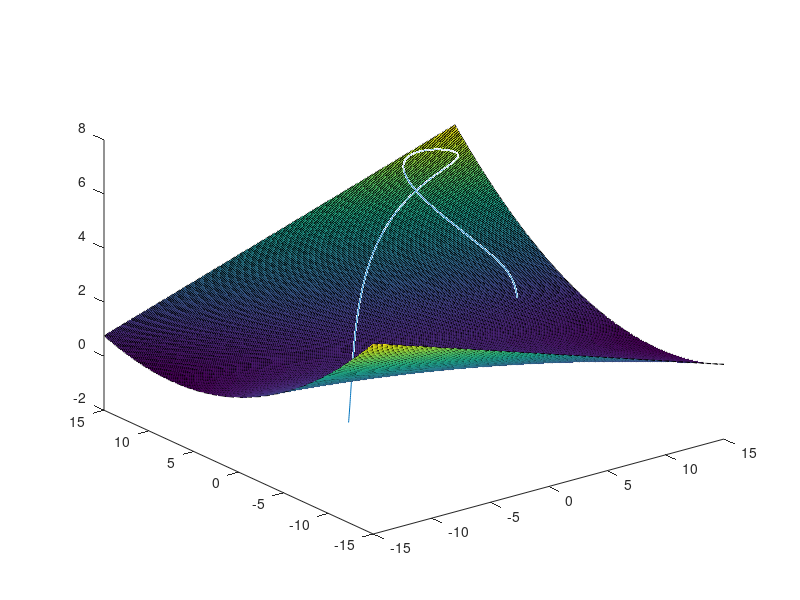

Write MATLAB code to recreate this figure. (Note: this script raises an error after producing the figure.)
% 20 december - Johan (921220)
% 28 juni - Viktor (920628)

p1 = (1 + 0) / 2;
p2 = (2 + 6) / 2;
p3 = (2 + 2) / 2;
p4 = (0 + 8) / 2;

a1 = p3 - p1;
a2 = p1 + 1;
a3 = p3 + 6;
a4 = 4 - p4;
a5 = 5 - p4;
a6 = p2 + p4;
a7 = p1 + p2 + p3 + p4;

% v(t) = (4*t*cos(t) + a1, 2*t*sin(2*t - a2), a3 - t.^2);
% f(x, y) = (a4*x.^2 + a5*y.^2 + x*y + 10*a6) / (10*a7);

vt = @(t) [4.*t.*cos(t) + a1, 2.*t.*sin(2.*t - a2), a3 - t.^2];
fxy = @(x, y) (a4.*x.^2 + a5.*y.^2 + x.*y + 10.*a6) / (10.*a7);

%r = -2*pi:0.01:2*pi;
r = -2.8383:0.01:2.8444;
plot3(4.*r.*cos(r) + a1, 2.*r.*sin(2.*r - a2), a3 - r.^2); 
hold on; % Also write the mesh to the same graph

%y = [(a4.*x.^2 + a5.*y.^2 + x.*y + 10.*a6) / (10.*a7)]
%area(r, y)

[rx, ry] = meshgrid(-15:0.1:15, -15:0.1:15);
rz = (a4*rx.^2 + a5*ry.^2 + rx.*ry + 10*a6) / (10*a7);
surf(rx, ry, rz);

skar = @(t) (2*t*sin(2*t - 1.5))*((2*t*sin(2*t - 1.5)) + (4*t*cos(t)+1.5)) + 105*t.^2 - 920;

f = HalveringMetod(0.001);
disp(f);
